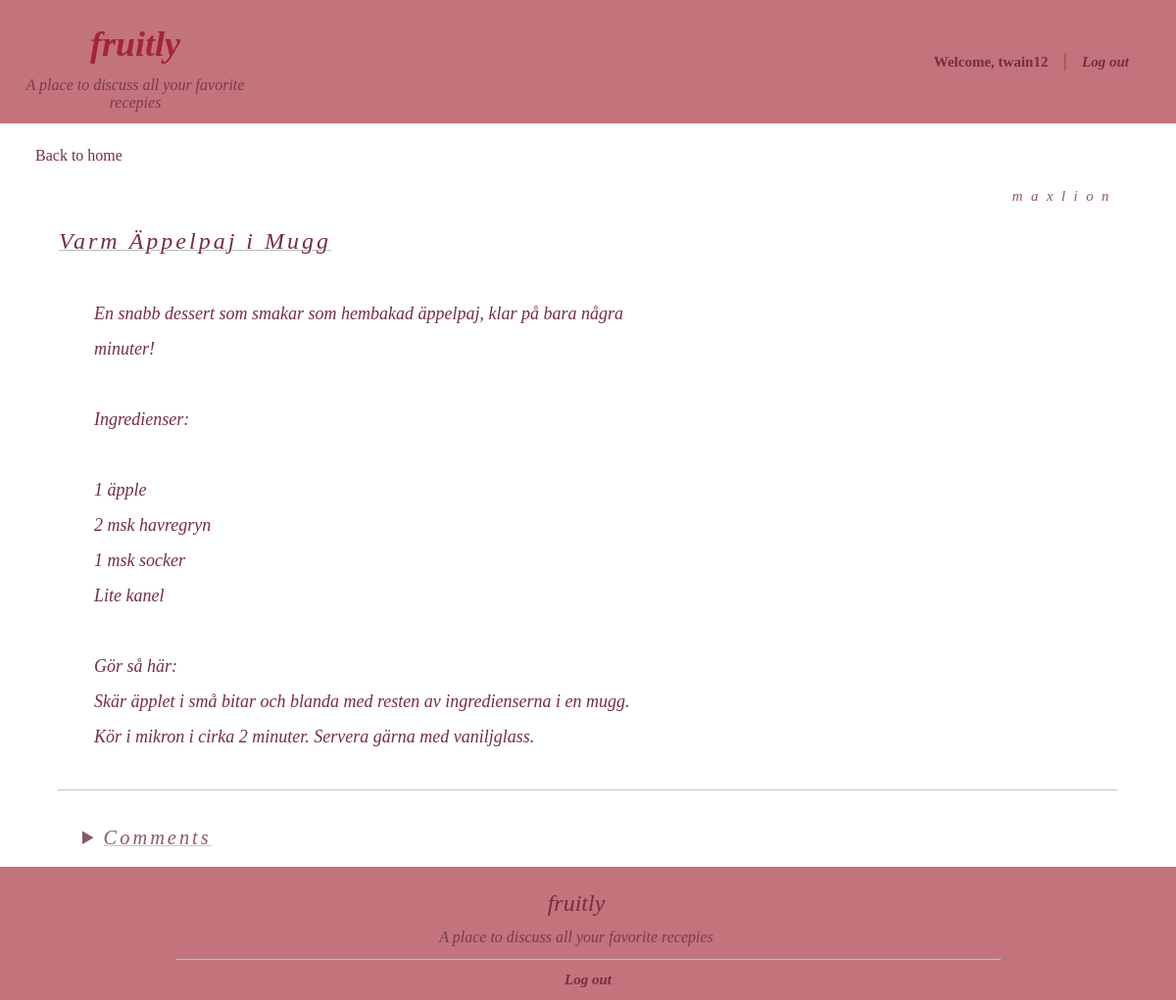
The app's page /post.php?id=5 (signed in) with its own data.
### tables this page shows
CREATE TABLE posts (
id INTEGER PRIMARY KEY AUTOINCREMENT,
title TEXT NOT NULL,
content TEXT NOT NULL,
user_id INTEGER NOT NULL,
FOREIGN KEY (user_id) REFERENCES users(id)
);

CREATE TABLE users(
id INTEGER PRIMARY KEY AUTOINCREMENT,
username TEXT NOT NULL UNIQUE,
email TEXT NOT NULL UNIQUE,
password TEXT NOT NULL
);

### Include/model/DB.php (called while the page is built)
<?php
class DB
{
    private $pdo;
    public function __construct($path)
    {
        $this->pdo = new PDO('sqlite:' . $path);
    }
    public function getConnection()
    {
        return $this->pdo;
    }
}

### Include/model/Post.php (called while the page is built, shortened)
<?php
class Post
{
    public static function getById($db, $id)
    {
        $stmt = $db->getConnection()->prepare('SELECT posts.*, users.username
        FROM posts
        JOIN users ON posts.user_id = users.id
        WHERE posts.id = ?');
        $stmt->execute([$id]);
        $post = $stmt->fetch();
        return $post;
    }
}

### post.php (the view, shortened to what this page needs)
<?php require_once './Include/Bootstraps.php'; ?>
<?php
$id = $_GET['id'];
$post = Post::getById($db, $id);?>
<!DOCTYPE html>
<html lang="en">
<head>
    <link rel="stylesheet" href="style/headerstyle.css">
    <link rel="stylesheet" href="style/footerstyle.css">
    <link rel="stylesheet" href="style/post.css">
    <link rel="stylesheet" href="style/comments.css">
</head>
<body>
    <?php include './Include/View/header.php' ?>
    <?php include './Include/View/post.php' ?>
    <?php include './Include/View/footer.php' ?>
</body>
</html>

### Include/View/post.php (shortened to what this page needs)
<?php
$id = $_GET['id'];
$post = Post::getById($db, $id);
?>
<body>
    <a href="home.php" class="back_button">
        <p class="back_text">
            Back to home
        </p>
    </a>
    <div>
        <p class="post_name">
            <?= $post['username'] ?>
        </p>
    </div>
    <div>
        <p class="post_title">
            <?= $post['title'] ?>
        </p>
    </div>
    <div class="content_box">
        <p class="post_content">
            <?= nl2br(htmlspecialchars($post['content'])) ?>
        </p>
    </div>
    <hr class="divider">
    <details>
        <summary>
            Comments
        </summary>
    </details>
</body>

### style/headerstyle.css (style rules this page uses)
.clearfix::after { content: ""; clear: both; display: table; }
* { margin: 0%; }

### style/footerstyle.css (style rules this page uses)
* { margin: 0%; }

### style/post.css (style rules this page uses)
.post_name { font-size: 1.25vw; font-style: italic; color: #762D3F; letter-spacing: 0.7vw; margin: 2vw 5vw 2vw 5vw; opacity: 80%; cursor: default; text-align: right; }
.post_title { font-size: 2vw; font-style: italic; color: #762D3F; letter-spacing: 0.25vw; padding-bottom: 1.5vw; padding-left: 5vw; text-decoration-line: underline; text-decoration-style: solid; text-decoration-color: #ABC4BA; text-decoration-thickness: 0.1vw; cursor: default; }
.post_content { font-size: 1.5vw; color: #762D3F; font-style: oblique; padding-left: 2vw; line-height: 200%; cursor: default; }
.content_box { width: 50vw; margin-left: 6vw; margin-top: 2vw; margin-bottom: 3vw; }
details>summary { font-size: 1.7vw; font-style: italic; color: #762D3F; letter-spacing: 0.25vw; padding-bottom: 1.5vw; padding-left: 7vw; margin-top: 3vw; text-decoration-line: underline; text-decoration-style: solid; text-decoration-color: #ABC4BA; opacity: 80%; text-decoration-thickness: 0.1vw; cursor: pointer; }
.divider { color: #ABC4BA; opacity: 55%; width: 90%; margin: auto; }

### style/comments.css (style rules this page uses)
::placeholder { letter-spacing: 7%; color: #762D3F; font-style: oblique; font-family: 'Times New Roman', Times, serif; font-size: 1.2vw; }
.divider { color: #ABC4BA; opacity: 55%; width: 90%; margin: auto; }
.back_text { transition: all 0.5s; cursor: pointer; display: inline-block; position: relative; padding-left: 3vw; color: #762D3F; margin-top: 2vw; }
.back_text::after { content: "←"; position: absolute; opacity: 0; left: 2vw; transition: 0.5s; }

### records on screen
posts: user.username "maxlion", title "Varm Äppelpaj i Mugg", content "En snabb dessert som smakar som hembakad äppelpaj, klar på bara några minuter! Ingredienser: 1 äpple 2 msk havregryn 1 msk socker Lite kanel Gör så här: Skär äpplet i små bitar och blanda med resten av ingredienserna i en mugg. Kör i mikron i cirka 2 minuter. Servera gärna med vaniljglass."

### other values on screen
$_SESSION['user']['username'] "twain12"
